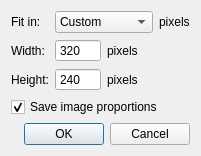
<?xml version="1.0" encoding="UTF-8"?>
<ui version="4.0">
 <class>QImageResizeDialog</class>
 <widget class="QDialog" name="QImageResizeDialog">
  <property name="geometry">
   <rect>
    <x>0</x>
    <y>0</y>
    <width>257</width>
    <height>177</height>
   </rect>
  </property>
  <property name="windowTitle">
   <string>Resize</string>
  </property>
  <layout class="QGridLayout" name="gridLayout">
   <property name="sizeConstraint">
    <enum>QLayout::SetFixedSize</enum>
   </property>
   <item row="0" column="0">
    <widget class="QLabel" name="label">
     <property name="text">
      <string>Fit in:</string>
     </property>
    </widget>
   </item>
   <item row="0" column="1" colspan="2">
    <widget class="QComboBox" name="fitIn">
     <item>
      <property name="text">
       <string>Custom</string>
      </property>
     </item>
     <item>
      <property name="text">
       <string>320 x 240</string>
      </property>
     </item>
     <item>
      <property name="text">
       <string>640 x 480</string>
      </property>
     </item>
     <item>
      <property name="text">
       <string>800 x 600</string>
      </property>
     </item>
     <item>
      <property name="text">
       <string>1024 x 768</string>
      </property>
     </item>
     <item>
      <property name="text">
       <string>1280 x 1024</string>
      </property>
     </item>
     <item>
      <property name="text">
       <string>1280 x 720</string>
      </property>
     </item>
     <item>
      <property name="text">
       <string>1920 x 1080</string>
      </property>
     </item>
    </widget>
   </item>
   <item row="0" column="3">
    <widget class="QLabel" name="label_6">
     <property name="text">
      <string>pixels</string>
     </property>
    </widget>
   </item>
   <item row="1" column="0">
    <widget class="QLabel" name="label_2">
     <property name="text">
      <string>Width:</string>
     </property>
    </widget>
   </item>
   <item row="1" column="1">
    <widget class="QSpinBox" name="width">
     <property name="frame">
      <bool>true</bool>
     </property>
     <property name="buttonSymbols">
      <enum>QAbstractSpinBox::NoButtons</enum>
     </property>
     <property name="maximum">
      <number>10000</number>
     </property>
     <property name="value">
      <number>320</number>
     </property>
    </widget>
   </item>
   <item row="1" column="2" colspan="2">
    <widget class="QLabel" name="label_4">
     <property name="text">
      <string>pixels</string>
     </property>
    </widget>
   </item>
   <item row="2" column="0">
    <widget class="QLabel" name="label_3">
     <property name="text">
      <string>Height:</string>
     </property>
    </widget>
   </item>
   <item row="2" column="1">
    <widget class="QSpinBox" name="height">
     <property name="frame">
      <bool>true</bool>
     </property>
     <property name="buttonSymbols">
      <enum>QAbstractSpinBox::NoButtons</enum>
     </property>
     <property name="maximum">
      <number>10000</number>
     </property>
     <property name="value">
      <number>240</number>
     </property>
    </widget>
   </item>
   <item row="2" column="2" colspan="2">
    <widget class="QLabel" name="label_5">
     <property name="text">
      <string>pixels</string>
     </property>
    </widget>
   </item>
   <item row="3" column="0" colspan="4">
    <widget class="QCheckBox" name="saveProportions">
     <property name="text">
      <string>Save image proportions</string>
     </property>
     <property name="checked">
      <bool>true</bool>
     </property>
    </widget>
   </item>
   <item row="4" column="0" colspan="4">
    <widget class="QDialogButtonBox" name="buttonBox">
     <property name="orientation">
      <enum>Qt::Horizontal</enum>
     </property>
     <property name="standardButtons">
      <set>QDialogButtonBox::Cancel|QDialogButtonBox::Ok</set>
     </property>
    </widget>
   </item>
  </layout>
 </widget>
 <resources/>
 <connections>
  <connection>
   <sender>buttonBox</sender>
   <signal>accepted()</signal>
   <receiver>QImageResizeDialog</receiver>
   <slot>accept()</slot>
   <hints>
    <hint type="sourcelabel">
     <x>248</x>
     <y>254</y>
    </hint>
    <hint type="destinationlabel">
     <x>157</x>
     <y>274</y>
    </hint>
   </hints>
  </connection>
  <connection>
   <sender>buttonBox</sender>
   <signal>rejected()</signal>
   <receiver>QImageResizeDialog</receiver>
   <slot>reject()</slot>
   <hints>
    <hint type="sourcelabel">
     <x>316</x>
     <y>260</y>
    </hint>
    <hint type="destinationlabel">
     <x>286</x>
     <y>274</y>
    </hint>
   </hints>
  </connection>
 </connections>
</ui>
